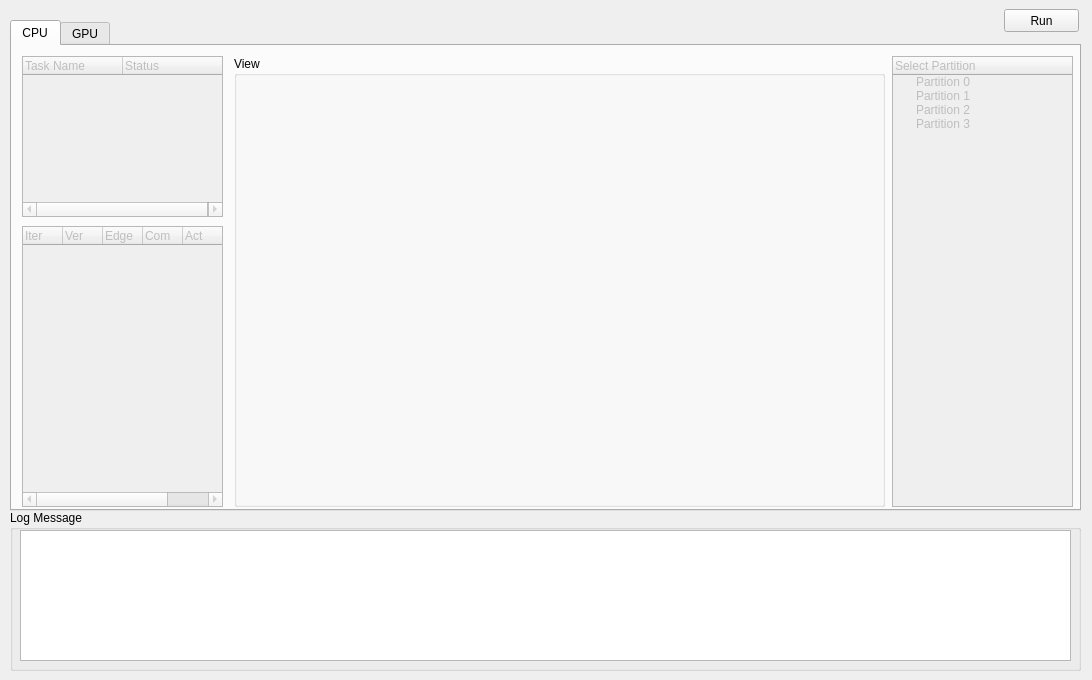
<?xml version="1.0" encoding="UTF-8"?>
<ui version="4.0">
 <class>Form</class>
 <widget class="QWidget" name="Form">
  <property name="geometry">
   <rect>
    <x>0</x>
    <y>0</y>
    <width>1092</width>
    <height>680</height>
   </rect>
  </property>
  <property name="windowTitle">
   <string>GPUGraphX Log Browser</string>
  </property>
  <widget class="QTabWidget" name="Tab">
   <property name="geometry">
    <rect>
     <x>10</x>
     <y>20</y>
     <width>1071</width>
     <height>491</height>
    </rect>
   </property>
   <property name="currentIndex">
    <number>0</number>
   </property>
   <widget class="QWidget" name="CPU">
    <attribute name="title">
     <string>CPU</string>
    </attribute>
    <widget class="QGroupBox" name="CanvasBox_2">
     <property name="geometry">
      <rect>
       <x>222</x>
       <y>10</y>
       <width>651</width>
       <height>451</height>
      </rect>
     </property>
     <property name="title">
      <string>View</string>
     </property>
     <widget class="QWidget" name="verticalLayoutWidget_3">
      <property name="geometry">
       <rect>
        <x>9</x>
        <y>19</y>
        <width>631</width>
        <height>421</height>
       </rect>
      </property>
      <layout class="QVBoxLayout" name="PartitionLayout_2"/>
     </widget>
    </widget>
    <widget class="QTreeWidget" name="CPUTaskList">
     <property name="enabled">
      <bool>false</bool>
     </property>
     <property name="geometry">
      <rect>
       <x>10</x>
       <y>10</y>
       <width>201</width>
       <height>161</height>
      </rect>
     </property>
     <attribute name="headerDefaultSectionSize">
      <number>100</number>
     </attribute>
     <column>
      <property name="text">
       <string>Task Name</string>
      </property>
     </column>
     <column>
      <property name="text">
       <string>Status</string>
      </property>
     </column>
    </widget>
    <widget class="QTreeWidget" name="RuningDetail">
     <property name="enabled">
      <bool>false</bool>
     </property>
     <property name="geometry">
      <rect>
       <x>880</x>
       <y>10</y>
       <width>181</width>
       <height>451</height>
      </rect>
     </property>
     <attribute name="headerDefaultSectionSize">
      <number>100</number>
     </attribute>
     <column>
      <property name="text">
       <string>Select Partition</string>
      </property>
     </column>
     <item>
      <property name="text">
       <string>Partition 0</string>
      </property>
     </item>
     <item>
      <property name="text">
       <string>Partition 1</string>
      </property>
     </item>
     <item>
      <property name="text">
       <string>Partition 2</string>
      </property>
     </item>
     <item>
      <property name="text">
       <string>Partition 3</string>
      </property>
     </item>
    </widget>
    <widget class="QTreeWidget" name="GraphDetail">
     <property name="enabled">
      <bool>false</bool>
     </property>
     <property name="geometry">
      <rect>
       <x>10</x>
       <y>180</y>
       <width>201</width>
       <height>281</height>
      </rect>
     </property>
     <property name="indentation">
      <number>0</number>
     </property>
     <attribute name="headerDefaultSectionSize">
      <number>40</number>
     </attribute>
     <column>
      <property name="text">
       <string>Iter</string>
      </property>
     </column>
     <column>
      <property name="text">
       <string>Ver</string>
      </property>
     </column>
     <column>
      <property name="text">
       <string>Edge</string>
      </property>
     </column>
     <column>
      <property name="text">
       <string>Com</string>
      </property>
     </column>
     <column>
      <property name="text">
       <string>Act</string>
      </property>
     </column>
    </widget>
   </widget>
   <widget class="QWidget" name="GPU">
    <attribute name="title">
     <string>GPU</string>
    </attribute>
    <widget class="QGroupBox" name="CanvasBox">
     <property name="geometry">
      <rect>
       <x>222</x>
       <y>10</y>
       <width>651</width>
       <height>451</height>
      </rect>
     </property>
     <property name="title">
      <string>View</string>
     </property>
     <widget class="QWidget" name="verticalLayoutWidget_2">
      <property name="geometry">
       <rect>
        <x>9</x>
        <y>19</y>
        <width>631</width>
        <height>421</height>
       </rect>
      </property>
      <layout class="QVBoxLayout" name="PartitionLayout"/>
     </widget>
    </widget>
    <widget class="QTreeWidget" name="SelectPartition">
     <property name="enabled">
      <bool>false</bool>
     </property>
     <property name="geometry">
      <rect>
       <x>10</x>
       <y>10</y>
       <width>201</width>
       <height>151</height>
      </rect>
     </property>
     <attribute name="headerDefaultSectionSize">
      <number>100</number>
     </attribute>
     <column>
      <property name="text">
       <string>Select Partition</string>
      </property>
     </column>
     <item>
      <property name="text">
       <string>Partition 0</string>
      </property>
     </item>
     <item>
      <property name="text">
       <string>Partition 1</string>
      </property>
     </item>
     <item>
      <property name="text">
       <string>Partition 2</string>
      </property>
     </item>
     <item>
      <property name="text">
       <string>Partition 3</string>
      </property>
     </item>
    </widget>
    <widget class="QTreeWidget" name="SelectIterator">
     <property name="enabled">
      <bool>false</bool>
     </property>
     <property name="geometry">
      <rect>
       <x>10</x>
       <y>180</y>
       <width>201</width>
       <height>281</height>
      </rect>
     </property>
     <property name="indentation">
      <number>0</number>
     </property>
     <attribute name="headerDefaultSectionSize">
      <number>40</number>
     </attribute>
     <column>
      <property name="text">
       <string>Iter</string>
      </property>
     </column>
     <column>
      <property name="text">
       <string>Ver</string>
      </property>
     </column>
     <column>
      <property name="text">
       <string>Edge</string>
      </property>
     </column>
     <column>
      <property name="text">
       <string>Com</string>
      </property>
     </column>
     <column>
      <property name="text">
       <string>Act</string>
      </property>
     </column>
    </widget>
    <widget class="QTreeWidget" name="SelectPartition_2">
     <property name="enabled">
      <bool>false</bool>
     </property>
     <property name="geometry">
      <rect>
       <x>880</x>
       <y>20</y>
       <width>181</width>
       <height>441</height>
      </rect>
     </property>
     <attribute name="headerDefaultSectionSize">
      <number>100</number>
     </attribute>
     <column>
      <property name="text">
       <string>Select Partition</string>
      </property>
     </column>
     <item>
      <property name="text">
       <string>Partition 0</string>
      </property>
     </item>
     <item>
      <property name="text">
       <string>Partition 1</string>
      </property>
     </item>
     <item>
      <property name="text">
       <string>Partition 2</string>
      </property>
     </item>
     <item>
      <property name="text">
       <string>Partition 3</string>
      </property>
     </item>
    </widget>
   </widget>
  </widget>
  <widget class="QGroupBox" name="LogMessageBox">
   <property name="geometry">
    <rect>
     <x>10</x>
     <y>510</y>
     <width>1071</width>
     <height>161</height>
    </rect>
   </property>
   <property name="title">
    <string>Log Message</string>
   </property>
   <widget class="QTextBrowser" name="textBrowser">
    <property name="enabled">
     <bool>true</bool>
    </property>
    <property name="geometry">
     <rect>
      <x>10</x>
      <y>20</y>
      <width>1051</width>
      <height>131</height>
     </rect>
    </property>
   </widget>
  </widget>
  <widget class="QPushButton" name="Run">
   <property name="geometry">
    <rect>
     <x>1004</x>
     <y>9</y>
     <width>75</width>
     <height>23</height>
    </rect>
   </property>
   <property name="text">
    <string>Run</string>
   </property>
  </widget>
 </widget>
 <resources/>
 <connections>
  <connection>
   <sender>SelectIterator</sender>
   <signal>itemClicked(QTreeWidgetItem*,int)</signal>
   <receiver>Form</receiver>
   <slot>close()</slot>
   <hints>
    <hint type="sourcelabel">
     <x>122</x>
     <y>336</y>
    </hint>
    <hint type="destinationlabel">
     <x>545</x>
     <y>324</y>
    </hint>
   </hints>
  </connection>
  <connection>
   <sender>SelectPartition</sender>
   <signal>itemClicked(QTreeWidgetItem*,int)</signal>
   <receiver>Form</receiver>
   <slot>close()</slot>
   <hints>
    <hint type="sourcelabel">
     <x>122</x>
     <y>146</y>
    </hint>
    <hint type="destinationlabel">
     <x>545</x>
     <y>324</y>
    </hint>
   </hints>
  </connection>
 </connections>
</ui>
